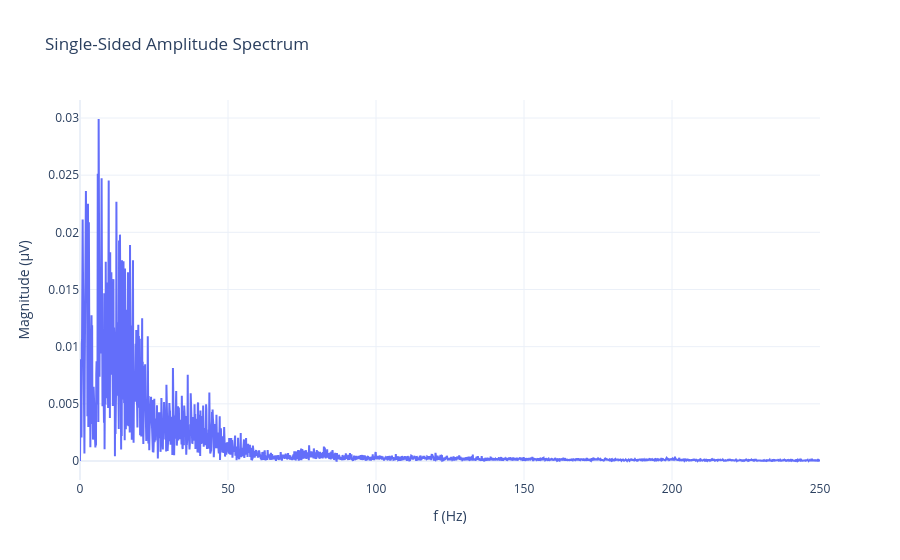

This figure's notebook cell:
### Code cell
# Remove DC component (mean)
ecg_signal = ecg_signal - np.mean(ecg_signal)
N = len(ecg_signal)
X = fft(ecg_signal)
two_sided = np.abs(X) / N
one_sided = two_sided[:N//2 + 1]
one_sided[1:-1] *= 2             # double non‑DC, non‑Nyquist bins

freqs = sfreq * np.arange(0, N//2 + 1) / N
f = sfreq * np.arange(0, len(ecg_signal)//2 + 1) / len(ecg_signal)


fig = go.Figure()

fig.add_trace(go.Scatter(
    x=f,
    y=one_sided,
    mode='lines',
    name='EEG trace'
))

fig.update_layout(
    title='Single-Sided Amplitude Spectrum',
    xaxis_title='f (Hz)',
    yaxis_title='Magnitude (μV)',
    #xaxis=dict(range=[0, 50]),  # Equivalent to xlim([0 16])
    #yaxis=dict(range=[0, 10]),  # Equivalent to xlim([0 16])
    template='plotly_white'
)
fig.show()

### Figure 1 — Plotly figure (JSON) as saved in the notebook; plotly's stock layout.template omitted (floating-point values rounded to 4 significant figures; data arrays with more than 128 entries replaced by an {"elided": "..."} marker saying what was removed)
{"data": [{"mode": "lines", "name": "EEG trace", "type": "scatter", "x": {"elided": "2501 float values"}, "y": {"elided": "2501 float values"}}], "layout": {"title": {"text": "Single-Sided Amplitude Spectrum"}, "xaxis": {"title": {"text": "f (Hz)"}}, "yaxis": {"title": {"text": "Magnitude (μV)"}}}}
